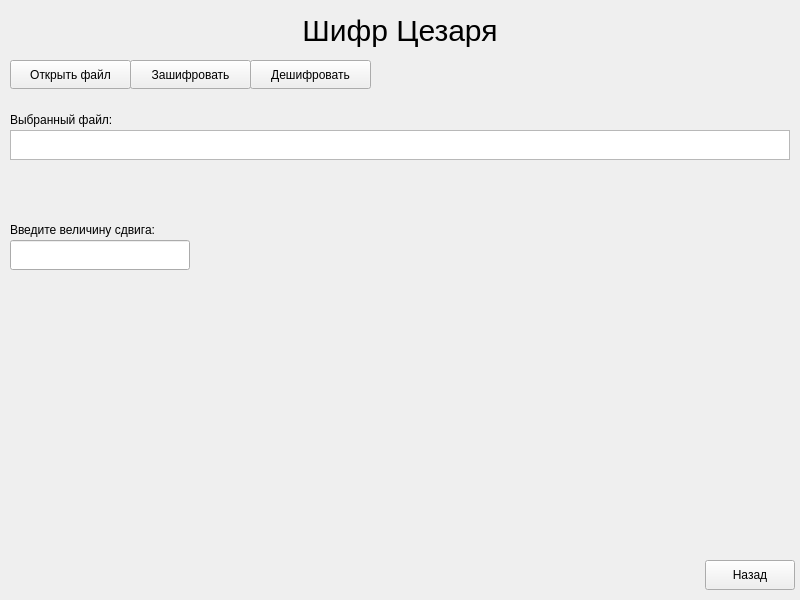
<?xml version="1.0" encoding="UTF-8"?>
<ui version="4.0">
 <class>CesarWidget</class>
 <widget class="QWidget" name="CesarWidget">
  <property name="geometry">
   <rect>
    <x>0</x>
    <y>0</y>
    <width>800</width>
    <height>600</height>
   </rect>
  </property>
  <property name="windowTitle">
   <string>Form</string>
  </property>
  <widget class="QLabel" name="labelK">
   <property name="geometry">
    <rect>
     <x>10</x>
     <y>220</y>
     <width>191</width>
     <height>20</height>
    </rect>
   </property>
   <property name="text">
    <string>Введите величину сдвига:</string>
   </property>
  </widget>
  <widget class="QLineEdit" name="keyInput">
   <property name="geometry">
    <rect>
     <x>10</x>
     <y>240</y>
     <width>180</width>
     <height>30</height>
    </rect>
   </property>
  </widget>
  <widget class="QLabel" name="labelWF">
   <property name="geometry">
    <rect>
     <x>10</x>
     <y>110</y>
     <width>141</width>
     <height>20</height>
    </rect>
   </property>
   <property name="text">
    <string>Выбранный файл:</string>
   </property>
  </widget>
  <widget class="QTextBrowser" name="whatFile">
   <property name="enabled">
    <bool>true</bool>
   </property>
   <property name="geometry">
    <rect>
     <x>10</x>
     <y>130</y>
     <width>780</width>
     <height>30</height>
    </rect>
   </property>
   <property name="focusPolicy">
    <enum>Qt::NoFocus</enum>
   </property>
   <property name="styleSheet">
    <string notr="true"/>
   </property>
   <property name="lineWidth">
    <number>-4</number>
   </property>
  </widget>
  <widget class="QPushButton" name="openFile">
   <property name="geometry">
    <rect>
     <x>10</x>
     <y>60</y>
     <width>121</width>
     <height>29</height>
    </rect>
   </property>
   <property name="text">
    <string>Открыть файл</string>
   </property>
  </widget>
  <widget class="QPushButton" name="encrypt">
   <property name="geometry">
    <rect>
     <x>130</x>
     <y>60</y>
     <width>121</width>
     <height>29</height>
    </rect>
   </property>
   <property name="text">
    <string>Зашифровать</string>
   </property>
  </widget>
  <widget class="QPushButton" name="decrypt">
   <property name="geometry">
    <rect>
     <x>250</x>
     <y>60</y>
     <width>121</width>
     <height>29</height>
    </rect>
   </property>
   <property name="text">
    <string>Дешифровать</string>
   </property>
  </widget>
  <widget class="QLabel" name="label">
   <property name="geometry">
    <rect>
     <x>175</x>
     <y>0</y>
     <width>450</width>
     <height>60</height>
    </rect>
   </property>
   <property name="styleSheet">
    <string notr="true">font-size: 30px;
color: black;
font: 600;</string>
   </property>
   <property name="text">
    <string>Шифр Цезаря</string>
   </property>
   <property name="alignment">
    <set>Qt::AlignCenter</set>
   </property>
  </widget>
  <widget class="QPushButton" name="back">
   <property name="geometry">
    <rect>
     <x>705</x>
     <y>560</y>
     <width>90</width>
     <height>30</height>
    </rect>
   </property>
   <property name="text">
    <string>Назад</string>
   </property>
  </widget>
 </widget>
 <resources/>
 <connections/>
</ui>
